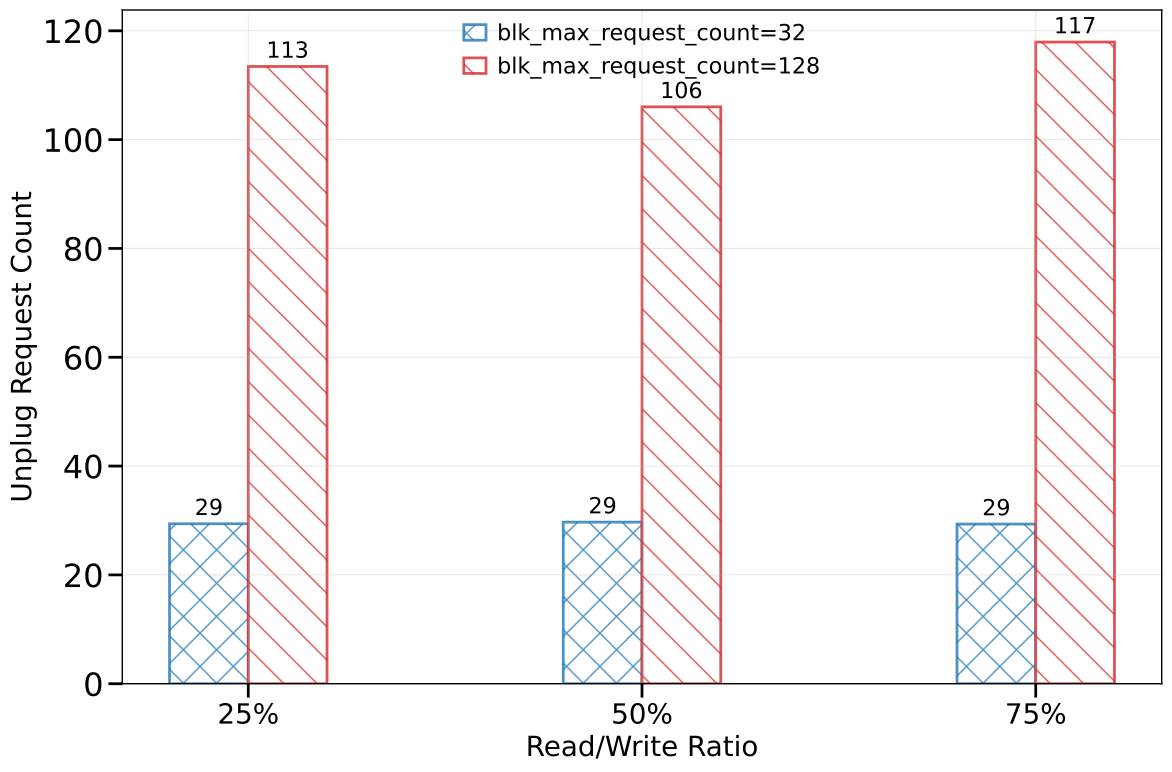

Reproduce this figure in Python.
import matplotlib.pyplot as plt
import numpy as np
import os
import re
import sys
sys.path.append(os.path.dirname(os.path.abspath(__file__)))
from plot_common import colors, save_fig, hatches

# Set font to use system default instead of Arial
plt.rcParams['font.family'] = 'DejaVu Sans'

def parse_metric_result(file_path):
    """Parse metric file to extract unplug request counts"""
    unplug_counts = []
    
    try:
        with open(file_path, 'r') as f:
            for line in f:
                # Look for block_unplug lines and extract the number
                match = re.search(r'block_unplug:.*?(\d+)$', line)
                if match:
                    count = int(match.group(1))
                    unplug_counts.append(count)
                    
    except Exception as e:
        print(f"Error parsing {file_path}: {e}")
    
    # Calculate statistics
    if unplug_counts:
        avg_count = np.mean(unplug_counts)
        max_count = np.max(unplug_counts)
        min_count = np.min(unplug_counts)
        return {
            'avg': avg_count,
            'max': max_count,
            'min': min_count,
            'counts': unplug_counts
        }
    else:
        return {
            'avg': 0,
            'max': 0,
            'min': 0,
            'counts': []
        }

def collect_data():
    """Collect unplug data from all metric files"""
    results_dir = "../results/blk-mq"
    
    # Define the test scenarios
    scenarios = {
        '25%': ['mix_25_32_metric.txt', 'mix_25_128_metric.txt'],
        '50%': ['mix_50_32_metric.txt', 'mix_50_128_metric.txt'],
        '75%': ['mix_75_32_metric.txt', 'mix_75_128_metric.txt'],
    }
    
    data = {}
    
    for scenario, files in scenarios.items():
        data[scenario] = {}
        for file in files:
            file_path = os.path.join(results_dir, file)
            if os.path.exists(file_path):
                unplug_stats = parse_metric_result(file_path)
                
                # Determine blk_max_request_count from filename
                if '32' in file:
                    blk_count = 32
                elif '128' in file:
                    blk_count = 128
                else:
                    continue
                    
                data[scenario][blk_count] = unplug_stats
    
    return data

def create_bar_chart(data):
    """Create bar chart showing unplug request counts for different scenarios"""
    scenarios = list(data.keys())
    
    # Set up the plot
    fig, ax = plt.subplots(figsize=(12, 8))
    
    # Define bar positions
    x = np.arange(len(scenarios))
    width = 0.2  # Width of each bar
    
    # Create bars for each combination
    bars = []
    labels = []
    
    # 32 avg unplug
    unplug_32_avg = [data[scenario].get(32, {}).get('avg', 0) for scenario in scenarios]
    bar1 = ax.bar(x - width/2, unplug_32_avg, width, label='blk_max_request_count=32', 
                  color='white', linewidth=2, edgecolor=colors[0], alpha=0.8, hatch=hatches[7])
    bars.append(bar1)
    labels.append('blk_max_request_count=32')
    
    # 128 avg unplug
    unplug_128_avg = [data[scenario].get(128, {}).get('avg', 0) for scenario in scenarios]
    bar2 = ax.bar(x + width/2, unplug_128_avg, width, label='blk_max_request_count=128', 
                  color='white', linewidth=2, edgecolor=colors[1], alpha=0.8, hatch=hatches[0])
    bars.append(bar2)
    labels.append('blk_max_request_count=128')
    
    # Customize the plot
    ax.set_xlabel('Read/Write Ratio', fontsize=20)
    ax.set_ylabel('Unplug Request Count', fontsize=20)
    ax.set_xticks(x)
    ax.set_xticklabels(scenarios, fontsize=20)
    ax.legend(fontsize=16)
    ax.grid(True, alpha=0.3)
    
    # Add value labels on bars
    for bar in bars:
        for rect in bar:
            height = rect.get_height()
            if height > 0:
                ax.annotate(f'{int(height)}',
                           xy=(rect.get_x() + rect.get_width() / 2, height),
                           xytext=(0, 3),  # 3 points vertical offset
                           textcoords="offset points",
                           ha='center', va='bottom',
                           fontsize=16)
    
    plt.tight_layout()
    return fig

def main():
    # Collect data
    print("Collecting unplug data from metric files...")
    data = collect_data()
    
    # Print collected data for verification
    print("\nCollected data:")
    for scenario, blk_data in data.items():
        print(f"\n{scenario}:")
        for blk_count, stats in blk_data.items():
            print(f"  blk_max_request_count={blk_count}: avg={stats['avg']:.1f}, max={stats['max']}, min={stats['min']}")
    
    # Create and save the chart
    print("\nCreating bar chart...")
    fig = create_bar_chart(data)
    
    # Save the figure
    fig_name = "blk_max_request_count_unplug"
    plt.savefig(f"{fig_name}.pdf", bbox_inches='tight', dpi=300)
    
    print(f"Chart saved as {fig_name}.pdf")
    plt.show()

if __name__ == "__main__":
    main()
